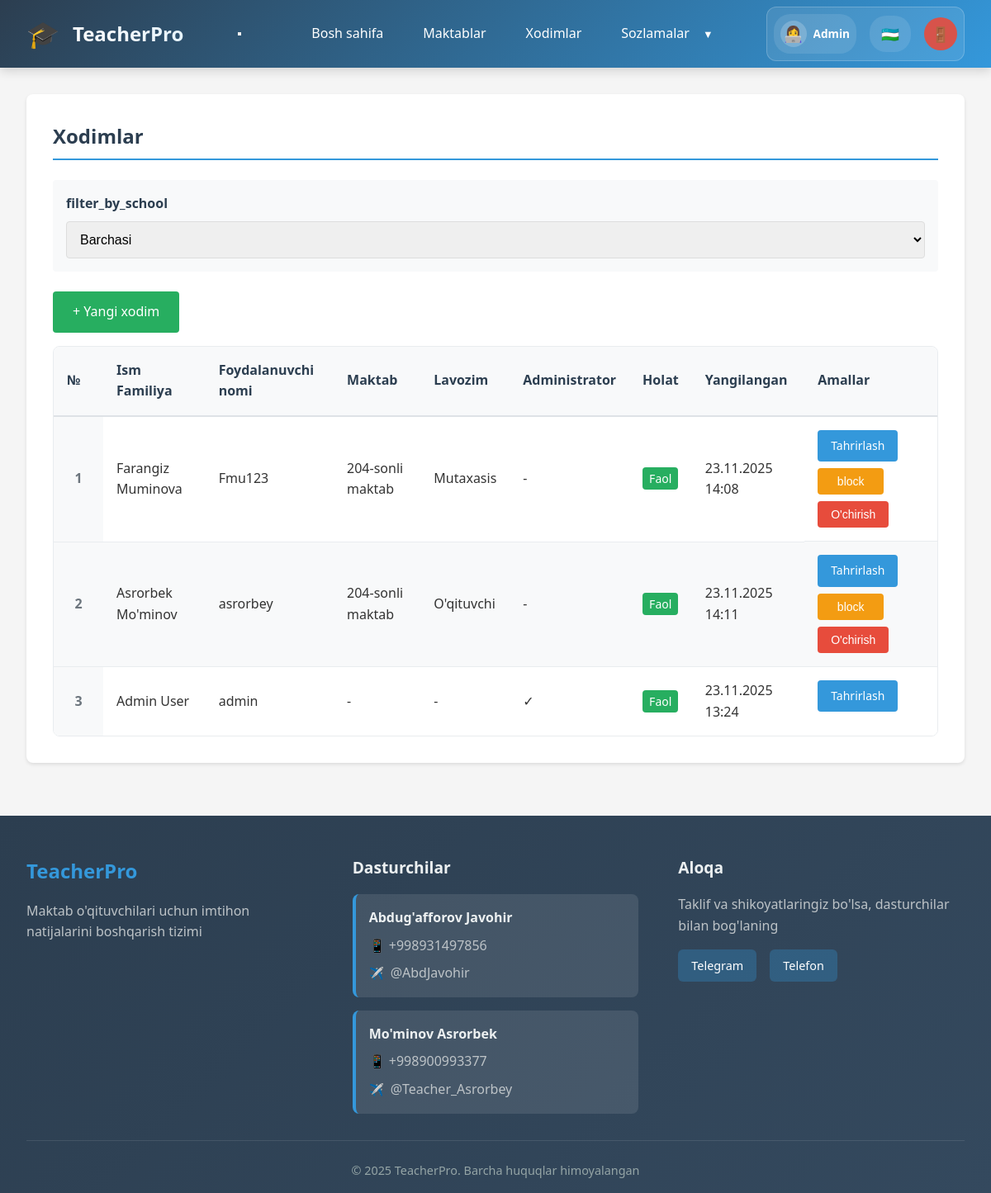
Before: /admin/employees (signed in) with the older database file.
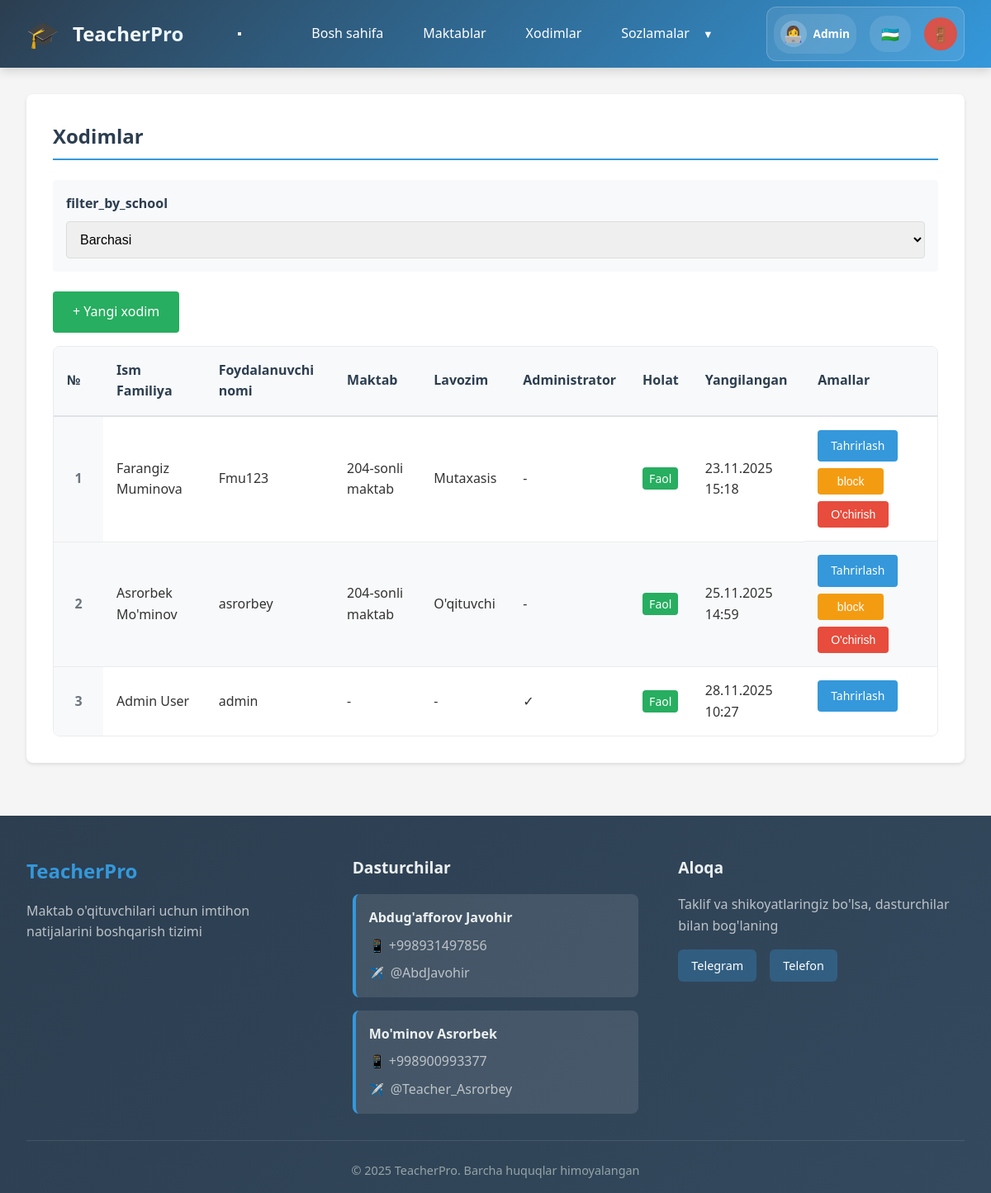
After: the same page with the newer database file.
### models.py (models this page shows, shortened)
class Base(DeclarativeBase):
    pass

class Employee(Base):
    __tablename__ = 'employees'
    id = Column(Integer, primary_key=True)
    username = Column(String(80), unique=True, nullable=False)
    password_hash = Column(String(200), nullable=False)
    first_name = Column(String(100), nullable=False)
    last_name = Column(String(100), nullable=False)
    email = Column(String(100))
    is_admin = Column(Boolean, default=False)
    is_active = Column(Boolean, default=True)
    school_id = Column(Integer, ForeignKey('schools.id'), nullable=True)
    staff_title_id = Column(Integer, ForeignKey('staff_titles.id'), nullable=True)
    created_at = Column(DateTime, default=datetime.utcnow)
    updated_at = Column(DateTime, default=datetime.utcnow, onupdate=datetime.utcnow)
    school = relationship('School', back_populates='employees')
    staff_title = relationship('StaffTitle', back_populates='employees')
    assigned_classes = relationship('SchoolClass', secondary='teacher_classes', back_populates='assigned_teachers')
    assigned_subjects = relationship('Subject', secondary='teacher_subjects', back_populates='assigned_teachers')

class StaffTitle(Base):
    __tablename__ = 'staff_titles'
    id = Column(Integer, primary_key=True)
    title = Column(String(100), nullable=False, unique=True)
    employees = relationship('Employee', back_populates='staff_title')

### routers/admin.py (the view)
@router.get("/employees", response_class=HTMLResponse)
async def employees_list(
    request: Request,
    school_id: Optional[str] = None,
    db: AsyncSession = Depends(get_db)
):
    if school_id and school_id.strip():
        try:
            school_id_int = int(school_id)
        except ValueError:
            school_id_int = None
    if school_id:
        result = await db.execute(
            select(Employee)
            .options(selectinload(Employee.school), selectinload(Employee.staff_title))
            .where(Employee.school_id == school_id_int)
        )
    else:
        result = await db.execute(
            select(Employee)
            .options(selectinload(Employee.school), selectinload(Employee.staff_title))
            .order_by(Employee.created_at.desc())
        )
    employees = result.scalars().all()
    schools_result = await db.execute(select(School))
    schools = schools_result.scalars().all()
    context = await get_template_context(request)
    context.update({'employees': employees, 'schools': schools})
    return templates.TemplateResponse('admin/employees.html', context)

### templates/admin/employees.html (shortened to what the changed rows need)
{% extends "base.html" %}
{% block content %}
<div class="card">
    <h2>{{ _('employees') }}</h2>
    {% if employees %}
    <div class="table-container">
        <table>
            <thead>
                <tr>
                    <th width="60">{{ _('number') }}</th>
                    <th>{{ _('first_name') }} {{ _('last_name') }}</th>
                    <th>{{ _('username') }}</th>
                    <th>{{ _('school') }}</th>
                    <th>{{ _('staff_title') }}</th>
                    <th>{{ _('admin') }}</th>
                    <th>{{ _('status') }}</th>
                    <th>{{ _('updated_at') }}</th>
                    <th>{{ _('actions') }}</th>
                </tr>
            </thead>
            <tbody>
                {% for employee in employees %}
                <tr>
                    <td class="row-number">{{ loop.index }}</td>
                    <td>{{ employee.first_name }} {{ employee.last_name }}</td>
                    <td>{{ employee.username }}</td>
                    <td>
                        {% if employee.school_id %}
                        {% for school in schools %}
                        {% if school.id == employee.school_id %}
                        {{ school.name }}
                        {% endif %}
                        {% endfor %}
                        {% else %}
                        -
                        {% endif %}
                    </td>
                    <td>
                        {% if employee.staff_title %}
                        {{ employee.staff_title.title }}
                        {% else %}
                        -
                        {% endif %}
                    </td>
                    <td>{% if employee.is_admin %}✓{% else %}-{% endif %}</td>
                    <td>
                        {% if employee.is_active %}
                        <span class="status-active">{{ _('active') }}</span>
                        {% else %}
                        <span class="status-inactive">{{ _('inactive') }}</span>
                        {% endif %}
                    </td>
                    <td>{{ employee.updated_at.strftime('%d.%m.%Y %H:%M') }}</td>
                    <td class="action-buttons">
                        <a href="{{ url_for('edit_employee', id=employee.id) }}" class="btn btn-primary btn-sm">{{
                            _('edit')
                            }}</a>
                        {% if employee.id != session.user_id %}
                        <form method="POST" action="{{ url_for('toggle_employee_status', id=employee.id) }}"
                            style="display: inline;">
                            <button type="submit" class="btn btn-warning btn-sm">
                                {% if employee.is_active %}{{ _('block') }}{% else %}{{ _('activate') }}{% endif %}
                            </button>
                        </form>
                        <form method="POST" action="{{ url_for('delete_employee', id=employee.id) }}"
                            style="display: inline;" onsubmit="return confirmDelete();">
                            <button type="submit" class="btn btn-danger btn-sm">{{ _('delete') }}</button>
                        </form>
                        {% endif %}
                    </td>
                </tr>
                {% endfor %}
            </tbody>
        </table>
    </div>
    {% else %}
    <div class="no-data">
        <p>{{ _('no_data') }}</p>
    </div>
    {% endif %}
</div>
{% endblock %}

Changed rows visible on the page:
changed Employee "Farangiz": updated_at "23.11.2025 14:08" → "23.11.2025 15:18"
changed Employee "Asrorbek": updated_at "23.11.2025 14:11" → "25.11.2025 14:59"
changed Employee "Admin": updated_at "23.11.2025 13:24" → "28.11.2025 10:27"
